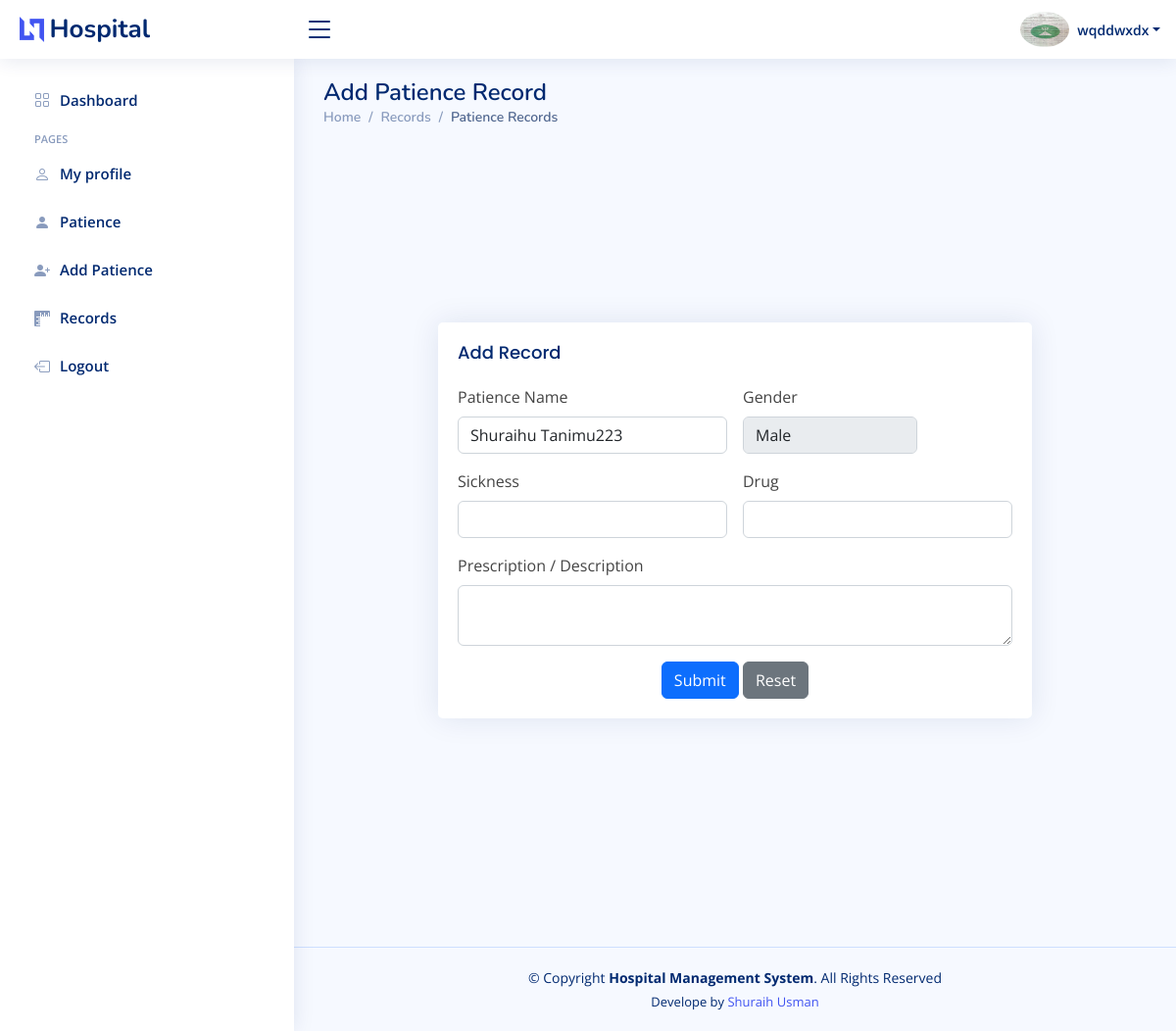
The app's page /add_rec.php?pt=22 (signed in) with its own data.
### tables this page shows
CREATE TABLE `doctor` (
  `id` int(11) NOT NULL,
  `fullname` varchar(220) DEFAULT NULL,
  `username` varchar(20) DEFAULT NULL,
  `passwords` varchar(20) DEFAULT NULL,
  `images` varchar(250) DEFAULT NULL,
  `rank` varchar(15) DEFAULT NULL,
  `department` varchar(20) DEFAULT NULL,
  `gender` varchar(50) NOT NULL,
  `address` text NOT NULL
);

CREATE TABLE `patience` (
  `id` int(11) NOT NULL,
  `firstname` varchar(20) DEFAULT NULL,
  `surname` varchar(20) DEFAULT NULL,
  `middlename` varchar(20) DEFAULT NULL,
  `gender` varchar(10) DEFAULT NULL,
  `images` varchar(50) DEFAULT NULL,
  `addresss` text DEFAULT NULL
);

### add_rec.php (the view, shortened to what this page needs)
<?php
require_once("config/config.php");
require_once("includes/header.php");
$sql = "SELECT * FROM doctor
WHERE id='".$_SESSION['id']."'";
$res = $db->query($sql);
$res = $res->fetch_assoc();
if (isset($_GET['pt'])) {
$sql = "SELECT * FROM patience WHERE id = '".$_GET['pt']."'";
    $res = $db->query($sql);
    $res = $res->fetch_assoc();
    $fullname= $res['firstname'].' '.$res['surname'];
    $gender = $res['gender'];
}
?>
<main id="main" class="main">
<?php if (isset($_GET['edit'])) { ?>
    <div class="pagetitle">
      <h1>Edit Record</h1>
      <nav>
        <ol class="breadcrumb">
          <li class="breadcrumb-item"><a href="dashboard.php">Home</a></li>
        <li class="breadcrumb-item">Record</li>
          <li class="breadcrumb-item active">Edit Records</li>
        </ol>
      </nav>
    </div>
    <?php }
    else { ?>
     <div class="pagetitle">
      <h1>Add Patience Record</h1>
      <nav>
        <ol class="breadcrumb">
          <li class="breadcrumb-item"><a href="dashboard.php">Home</a></li>
        <li class="breadcrumb-item">Records</li>
          <li class="breadcrumb-item active">Patience Records</li>
        </ol>
      </nav>
    </div>
    <?php } ?>
    <section class="section register min-vh-100 d-flex flex-column align-items-center justify-content-center py-4">
    <div class="container">
          <div class="row justify-content-center">
            <div class="col-lg-9 col-md-6 d-flex flex-column align-items-center justify-content-center">
      <div class="card">
            <div class="card-body">
              <h5 class="card-title">  <?php if (isset($_GET['edit'])) { echo "Edit Doctors";} else{ echo  'Add Record'; } ?>
              </h5>
              <form method="post" class="row g-3" enctype="multipart/form-data">
                <div class="col-md-6">
                  <label for="inputName5" class="form-label">Patience Name</label>
                  <input type="text" class="form-control" id="inputName5" name="name" value="<?php  echo $fullname;?>">
                </div>
                  <div class="col-md-4">
                  <label for="inputName5" class="form-label">Gender</label>
                  <input type="text" class="form-control" id="input5" value="<?php  echo $gender;?>" disabled>
                </div>
                <div class="col-md-6">
                  <label for="inputPassword5" class="form-label">Sickness</label>
                  <input type="text" class="form-control" id="inputPassword5" name="sickness" value="<?php if (isset($_GET['edit'])) { echo $res['sickness'];}?>">
                </div>
                <div class="col-6">
                  <label for="" class="form-label">Drug</label>
                  <input type="text" class="form-control" name="drug" value="<?php if (isset($_GET['edit'])) { echo $res['drug'];}?>">
                </div>
                <div class="col-12">
                  <label for="inputAddress2" class="form-label">Prescription / Description</label>
                  <textarea row="80" colspan="60" class="form-control" id="inputAddress2" name="description" value=""><?php if (isset($_GET['edit'])) { echo $res['descriptions'];}?> </textarea>
                </div>
                <div class="text-center">
                  <button type="submit" class="btn btn-primary" name="<?php if (isset($_GET['edit'])) { echo 'submit';} else {echo'add';}?>">Submit</button>
                  <button type="reset" class="btn btn-secondary">Reset</button>
                </div>
              </form>
            </div>
          </div>
          </div>
</section>
</main>
          <?php
require_once("includes/footer.php"); ?>

### includes/header.php (shortened to what this page needs)
<?php
$stmt=$db->prepare('SELECT * FROM doctor WHERE username=?');
$stmt->bind_param('s',$_SESSION['username']);
$stmt->execute();
$Auth = $stmt->get_result()->fetch_array();
?>
  <!DOCTYPE html>
  <html>
  <head>
    <link href="assets/vendor/bootstrap/css/bootstrap.min.css" rel="stylesheet">
    <link href="assets/vendor/bootstrap-icons/bootstrap-icons.css" rel="stylesheet">
    <link href="assets/vendor/boxicons/css/boxicons.min.css" rel="stylesheet">
    <link href="assets/vendor/quill/quill.snow.css" rel="stylesheet">
    <link href="assets/vendor/quill/quill.bubble.css" rel="stylesheet">
    <link href="assets/vendor/remixicon/remixicon.css" rel="stylesheet">
    <link href="assets/vendor/simple-datatables/style.css" rel="stylesheet">
    <link href="assets/css/style.css" rel="stylesheet">
  </head>
  <body>
  <header id="header" class="header fixed-top d-flex align-items-center">
    <div class="d-flex align-items-center justify-content-between">
      <a href="index.html" class="logo d-flex align-items-center">
        <img src="assets/img/logo.png" alt="">
        <span class="d-none d-lg-block">Hospital</span>
      </a>
      <i class="bi bi-list toggle-sidebar-btn"></i>
    </div>
    <nav class="header-nav ms-auto">
      <ul class="d-flex align-items-center">
        <li class="nav-item dropdown pe-3">
          <a class="nav-link nav-profile d-flex align-items-center pe-0" href="#" data-bs-toggle="dropdown">
            <img src="admin/uploads/<?=$Auth['images'];?>" width="50px" alt="Profile" class="rounded-circle">
            <span class="d-none d-md-block dropdown-toggle ps-2"><?=$Auth['username'];?></span>
          </a>
        </li>
      </ul>
    </nav>
  </header>
  <aside id="sidebar" class="sidebar">
    <ul class="sidebar-nav" id="sidebar-nav">
      <li class="nav-item">
        <a class="nav-link collapsed" href="dashboard.php">
          <i class="bi bi-grid"></i>
          <span>Dashboard</span>
        </a>
      </li>
      <li class="nav-heading">Pages</li>
      <li class="nav-item">
        <a class="nav-link collapsed" href="user.php">
          <i class="bi bi-person"></i>
          <span>My profile</span>
        </a>
      </li>
      <li class="nav-item">
        <a class="nav-link collapsed" href="patient.php">
          <i class="bi bi-person-fill"></i>
          <span>Patience</span>
        </a>
      </li>
      <li class="nav-item">
        <a class="nav-link collapsed" href="add_pat.php">
          <i class="bi bi-person-plus-fill"></i>
          <span>Add Patience</span>
        </a>
      </li>
      <li class="nav-item">
        <a class="nav-link collapsed" href="record.php">
          <i class="bi bi-rulers"></i>
          <span>Records</span>
        </a>
      </li>
      <li class="nav-item">
        <a class="nav-link collapsed" href="logout.php">
          <i class="bi bi-box-arrow-left"></i>
          <span>Logout</span>
        </a>
      </li>
    </ul>
  </aside>

### assets/css/style.css (style rules this page uses)
:root { scroll-behavior: smooth; }
body { font-family: "Open Sans", sans-serif; background: #f6f9ff; color: #444444; }
a { color: #4154f1; text-decoration: none; }
h1, h2, h3, h4, h5, h6 { font-family: "Nunito", sans-serif; }
#main { margin-top: 60px; padding: 20px 30px; transition: all 0.3s; }
.pagetitle { margin-bottom: 10px; }
.pagetitle h1 { font-size: 24px; margin-bottom: 0; font-weight: 600; color: #012970; }
.card { margin-bottom: 30px; border: none; border-radius: 5px; box-shadow: 0px 0 30px rgba(1, 41, 112, 0.1); }
.card-title { padding: 20px 0 15px 0; font-size: 18px; font-weight: 500; color: #012970; font-family: "Poppins", sans-serif; }
.card-body { padding: 0 20px 20px 20px; }
.breadcrumb { font-size: 14px; font-family: "Nunito", sans-serif; color: #899bbd; font-weight: 600; }
.breadcrumb a { color: #899bbd; transition: 0.3s; }
.breadcrumb .breadcrumb-item::before { color: #899bbd; }
.breadcrumb .active { color: #51678f; font-weight: 600; }
.logo { line-height: 1; }
@media (min-width: 1200px) { .logo { width: 280px; } }
.logo img { max-height: 26px; margin-right: 6px; }
.logo span { font-size: 26px; font-weight: 700; color: #012970; font-family: "Nunito", sans-serif; }
.header { transition: all 0.5s; z-index: 997; height: 60px; box-shadow: 0px 2px 20px rgba(1, 41, 112, 0.1); background-color: #fff; padding-left: 20px; }
.header .toggle-sidebar-btn { font-size: 32px; padding-left: 10px; cursor: pointer; color: #012970; }
.header-nav ul { list-style: none; }
.header-nav>ul { margin: 0; padding: 0; }
.header-nav .nav-profile { color: #012970; }
.header-nav .nav-profile img { max-height: 36px; }
.header-nav .nav-profile span { font-size: 14px; font-weight: 600; }
.sidebar { position: fixed; top: 60px; left: 0; bottom: 0; width: 300px; z-index: 996; transition: all 0.3s; padding: 20px; overflow-y: auto; scrollbar-width: thin; scrollbar-color: #aab7cf transparent; box-shadow: 0px 0px 20px rgba(1, 41, 112, 0.1); background-color: #fff; }
@media (min-width: 1200px) { #main, #footer { margin-left: 300px; } }
.sidebar-nav { padding: 0; margin: 0; list-style: none; }
.sidebar-nav li { padding: 0; margin: 0; list-style: none; }
.sidebar-nav .nav-item { margin-bottom: 5px; }
.sidebar-nav .nav-heading { font-size: 11px; text-transform: uppercase; color: #899bbd; font-weight: 600; margin: 10px 0 5px 15px; }
.sidebar-nav .nav-link { display: flex; align-items: center; font-size: 15px; font-weight: 600; color: #4154f1; transition: 0.3; background: #f6f9ff; padding: 10px 15px; border-radius: 4px; }
.sidebar-nav .nav-link i { font-size: 16px; margin-right: 10px; color: #4154f1; }
.sidebar-nav .nav-link.collapsed { color: #012970; background: #fff; }
.sidebar-nav .nav-link.collapsed i { color: #899bbd; }

### records on screen
doctor: images (picture), username "wqddwxdx"
patience: name "Shuraihu Tanimu223", gender "Male"
